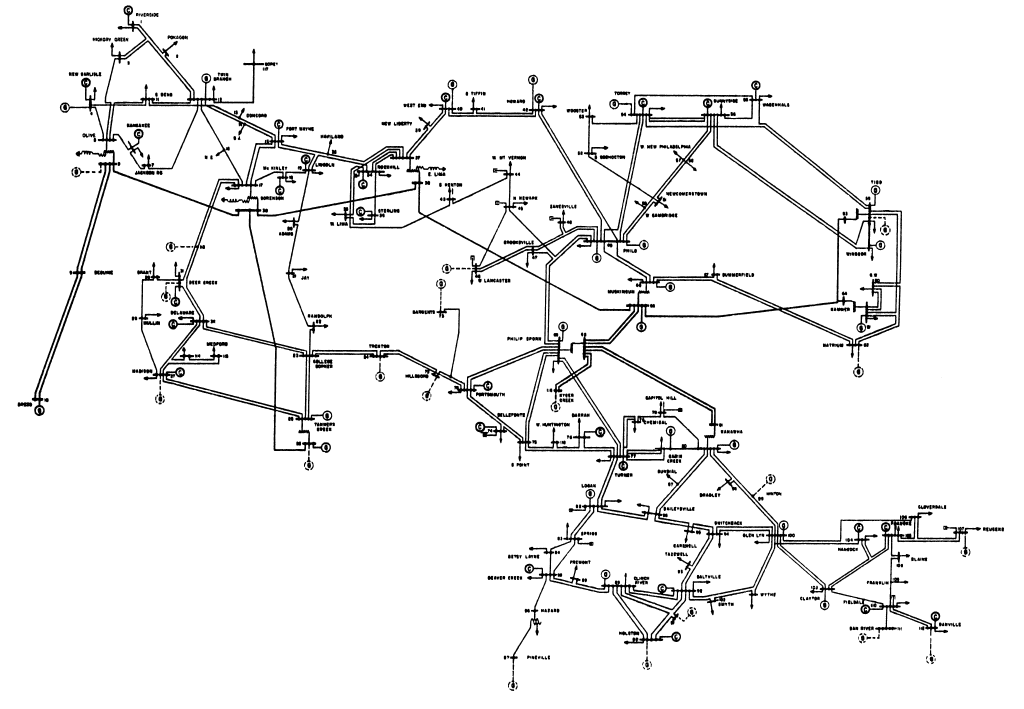
#> input picture escenario1_assets/IEEE118_unifilar_UW.tif, 6140 x 4254 px (shown at 1/6 size)
$ python prepare_unifilar.py
#> lines starting #> are read from the running program, lines starting #| are printed output that depends on the picture; after the words box and inside, x2 and y2 are one past the last pixel; in counts of white or black regions, pixels touching at a corner belong together
"""Download the published UW IEEE118 diagram and make an explicitly annotated crop."""
from __future__ import annotations
import hashlib
import json
from pathlib import Path
from urllib.request import urlopen
from PIL import Image, ImageDraw, ImageFont

ROOT = Path(__file__).resolve().parents[1]
ASSETS = ROOT / 'escenario1_assets'
URL = 'https://labs.ece.uw.edu/pstca/pf118/118bus6.tif'
PAGE = 'https://labs.ece.uw.edu/pstca/pf118/pg_tca118bus.htm'


def main():
    ASSETS.mkdir(exist_ok=True)
    original = ASSETS / 'IEEE118_unifilar_UW.tif'
    if not original.exists():
        original.write_bytes(urlopen(URL, timeout=30).read())
    with Image.open(original) as source:
#> source is the input picture: PIL image 6140x4254 1; 94.2% white; 775 black regions (5 under 20 px), largest, box (x1, y1, x2, y2) and area: (191, 32, 5886, 3984) 1203274, (3599, 931, 3751, 955) 2653, (2856, 2353, 2994, 2380) 2516
        image = source.convert('RGB')
    image.save(ASSETS / 'IEEE118_unifilar_UW.png')
    box = (1300, 1000, 2350, 2850)
    crop = image.crop(box)
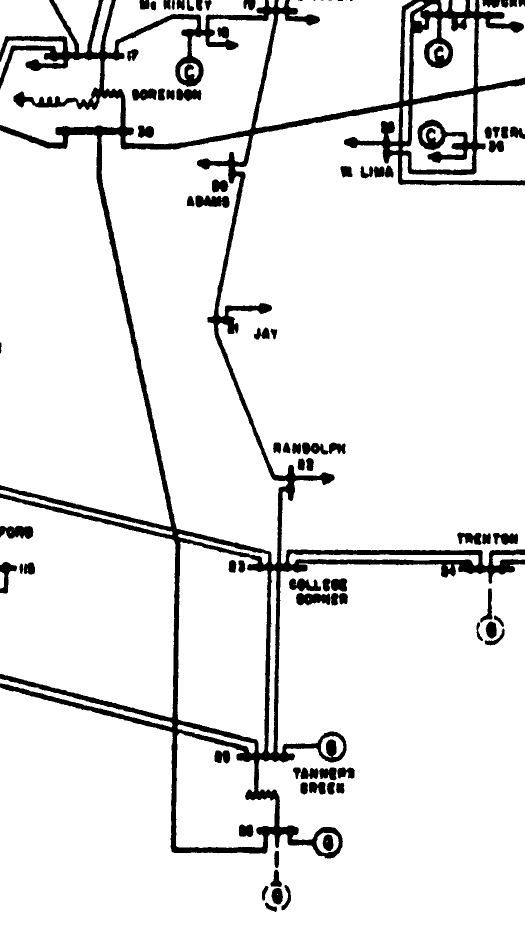
#> crop: PIL image 1050x1850 RGB (shown at 1/2 size); 90.7% white; 79 black regions (6 under 20 px), largest, box (x1, y1, x2, y2) and area: (0, 0, 1050, 1717) 145509, (604, 885, 691, 909) 1405, (0, 1051, 67, 1078) 1341
    crop.save(ASSETS / 'unifilar_region_26_30.png')
    overlay = Image.new('RGBA', crop.size)
#> overlay: PIL image 1050x1850 RGBA; every value is 0
    draw = ImageDraw.Draw(overlay)
    # Endpoints verified against bus26 TannrsCk V1 / bus30 Sorenson V1 in UW CDF.
    path = [(550,1660),(550,1700),(345,1700),(345,1080),(200,360),(200,265)]
    draw.line(path, fill=(232,75,25,140), width=16)
    font_path = Path('C:/Windows/Fonts/arial.ttf')
    font = ImageFont.truetype(str(font_path), 29) if font_path.exists() else ImageFont.load_default(size=29)
    small = ImageFont.truetype(str(font_path), 24) if font_path.exists() else ImageFont.load_default(size=24)
    for point, origin, text in [((200,265),(440,420),'30 - Sorenson 345 kV'),
                                ((550,1660),(600,1580),'26 - Tanners Creek\n345 kV')]:
        x,y = origin
        bounds = draw.multiline_textbbox((x,y), text, font=font)
        draw.rectangle((bounds[0]-10,bounds[1]-10,bounds[2]+10,bounds[3]+10), fill=(255,249,229,245))
        draw.multiline_text(origin, text, font=font, fill=(139,40,0,255), spacing=5)
        px,py = point
        draw.ellipse((px-23,py-23,px+23,py+23), outline=(210,55,0,255), width=6)
        draw.line([point, origin], fill=(210,55,0,255), width=4)
#> this loop made 2 passes
#> bounds on passes 1 to 2: (440, 428, 715, 449), (600, 1588, 844, 1642)
    draw.rectangle((5,4,1045,55), fill=(255,249,229,245))
    draw.text((18,12),'Recorte UW / AEP + anotaciones propias: salida de linea 26-30',font=small,fill=(139,40,0,255))
    Image.alpha_composite(crop.convert('RGBA'), overlay).convert('RGB').save(ASSETS / 'unifilar_region_26_30_anotado.png')
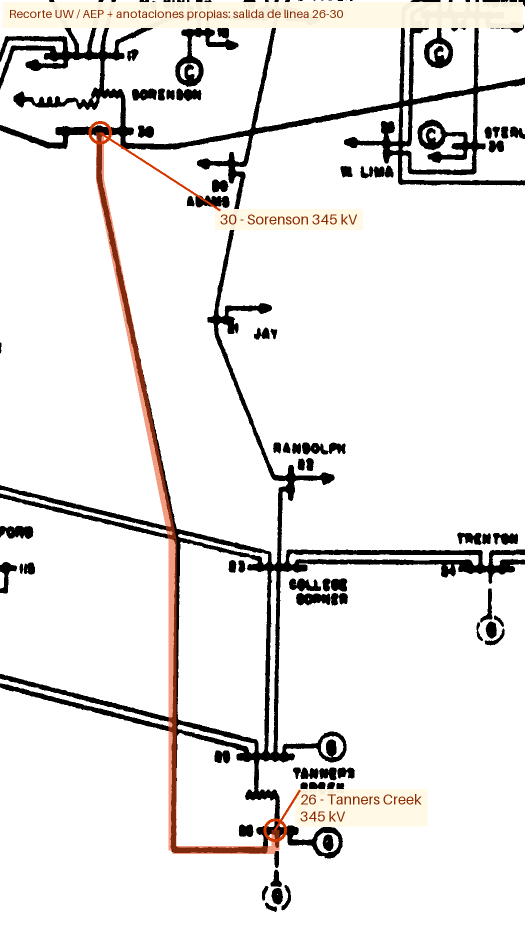
#> saved as unifilar_region_26_30_anotado.png: PIL image 1050x1850 RGB (shown at 1/2 size); mean R, G, B 233.8, 231.8, 230.4
    metadata = {'source_url':URL,'source_page':PAGE,
        'citation':'R. Christie, University of Washington, Power Systems Test Case Archive, mayo de 1993. Diagrama AEP diciembre de 1962.',
        'sha256_tif':hashlib.sha256(original.read_bytes()).hexdigest(),
        'crop_original_pixels':box,'annotation':'Resaltado y etiquetas propios; original conservado sin modificaciones.',
        'bus26':'TannrsCk V1 / Tanners Creek 345 kV','bus30':'Sorenson V1 / Sorenson 345 kV',
        'identity_check':'UW ieee118cdf.txt filas26 y30; kV en IEEE118.xlsx. Cruces sin barra no son nuevos nodos.'}
    (ASSETS / 'fuente_unifilar.json').write_text(json.dumps(metadata,ensure_ascii=False,indent=2)+'\n',encoding='utf-8')
    print('Unifilar publicado y recorte anotado listos en escenario1_assets/.')


if __name__ == '__main__':
    main()
